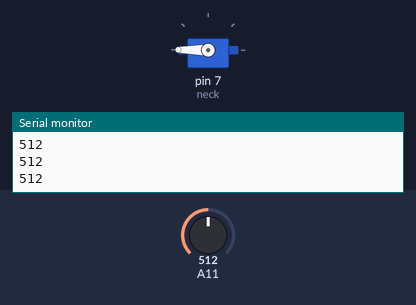
Bench run of a sketch on a simulated Arduino Mega 2560, built with avr-gcc and run on an emulated ATmega2560. On the bench: servo, the last lines printed to the serial monitor. The inputs (shaded band) are chosen by the test bench; at power-on: A11 = 512.

Above: at 1.2 s.
1.3 s: A11 set to 966
2.8 s: A11 set to 992
At 3.7 s:
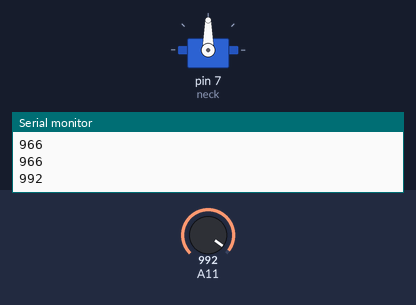
5.8 s: A11 set to 72
7.3 s: A11 set to 58
At 10.1 s:
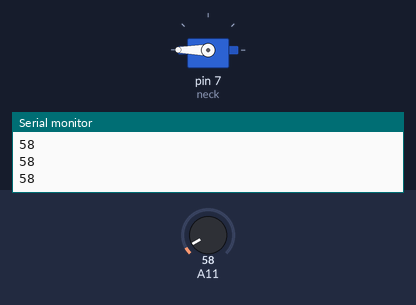
10.3 s: A11 set to 990
At 12.8 s:
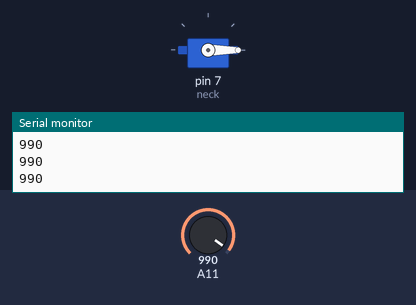
Timing chart, 0 to 14.3 s (numbered marks = the images above; inputs shaded):
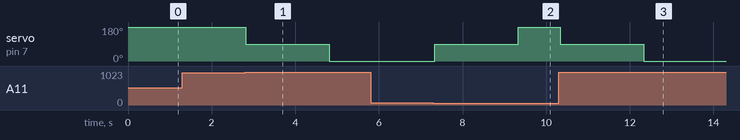

The sketch:

neck.ino
```cpp
/*==================================
 10/10/2012 2:39AM
 RBE 2001
 Team #16
 Neck test program
==================================*/
#include <Servo.h>

#define DOWN 180
#define UP 0
#define STOP 90

#define DOWN_MAX 980 // Down limit
#define UP_MAX 65 // Upper limit

Servo neck; // Neck motor
int neckPos; // Neck potentiometer sensor value
int neckStage = DOWN; // Neck stage (DOWN)

void setup(){
  Serial.begin(9600); // Begin serial transmission
  neck.attach(7); // Setup neck motor
  neck.write(DOWN); // Neak down
}

void loop(){
  // Read neck potentiometer sensor value
  neckPos = analogRead(A11);
  // Print neck potentiometer sensor value
  Serial.println(neckPos);
  if(neckStage == DOWN){ // if neck going down
    if(neckPos > DOWN_MAX){ // if neck reach down limit
      neck.write(STOP); // Stop neck
      delay(2000); // Wait
      neckStage = UP; // Set neck stage to UP
      neck.write(UP); // Neck UP
    }
  }else{
    if(neckPos < UP_MAX){ // If neck reach upper limit
      neck.write(STOP); // Stop neck
      delay(2000); // Wit
      neckStage = DOWN; // Set neck stage to DOWN
      neck.write(DOWN); // Neck DOWN
    }
  }
  delay(50); // Small delay
}
```

Measured:
- the behaviour switches between 980 and 981 on A11 (found by bisection; images 0 and 1)
- the behaviour switches between 65 and 64 on A11 (found by bisection; images 1 and 2)
- after the input at 2.8 s, servo on pin 7 (neck): 180° → 90° at once, → 0° 2.0 s later
- after the input at 7.3 s, servo on pin 7 (neck): 0° → 90° at once, → 180° 2.0 s later
- after the input at 10.3 s, servo on pin 7 (neck): 180° → 90° at once, → 0° 2.0 s later
